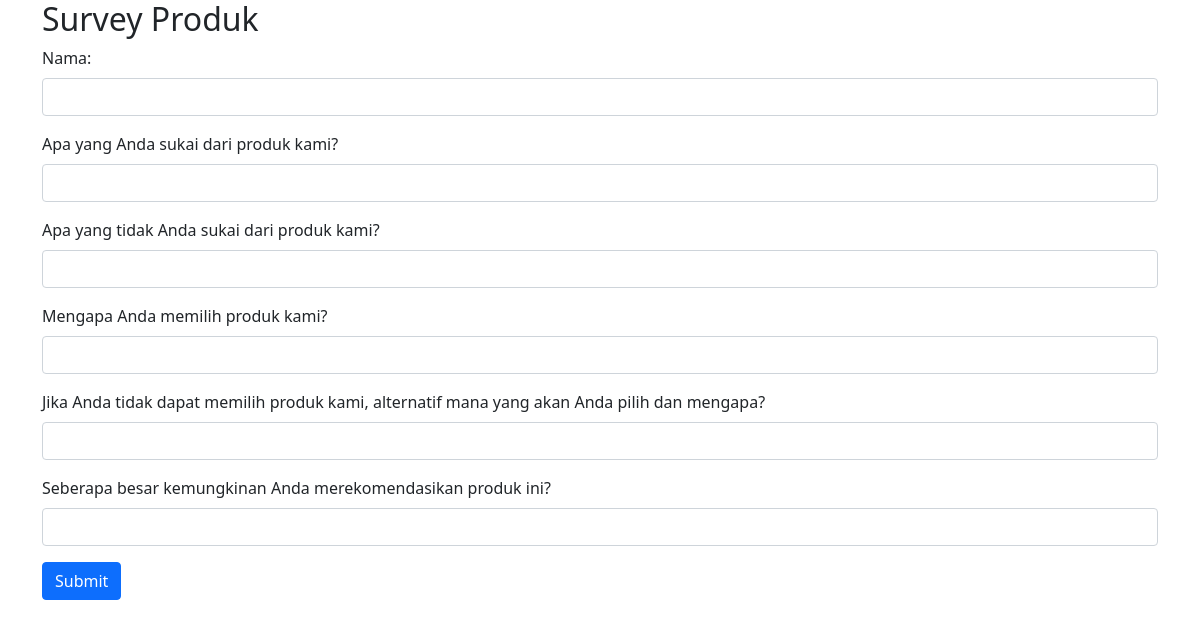
Screenshot of /fill_survey.php?id=1 with the database file from the repository.
### tables this page shows
CREATE TABLE `questions` (
  `id` int(11) NOT NULL,
  `survey_id` int(11) DEFAULT NULL,
  `question_text` text NOT NULL
);

### fill_survey.php (the view, shortened to what this page needs)
<?php
include 'db.php';
$survey_id = isset($_GET['id']) ? intval($_GET['id']) : 0;
$survey_info = $conn->query("SELECT title FROM surveys WHERE id = $survey_id")->fetch_assoc();
$questions = $conn->query("SELECT id, question_text FROM questions WHERE survey_id = $survey_id");
?>
<!DOCTYPE html>
<html lang="en">
<head>
    <link href="https://cdn.jsdelivr.net/npm/bootstrap@5.1.3/dist/css/bootstrap.min.css" rel="stylesheet">
</head>
<body>
    <div class="container">
        <h2><?= htmlspecialchars($survey_info['title']) ?></h2>
        <form method="post">
            <div class="mb-3">
                <label for="name" class="form-label">Nama:</label>
                <input type="text" class="form-control" name="name" id="name" required>
            </div>
            <?php while ($question = $questions->fetch_assoc()): ?>
                <div class="mb-3">
                    <label for="answer_<?= $question['id'] ?>" class="form-label"><?= htmlspecialchars($question['question_text']) ?></label>
                    <input type="text" class="form-control" name="answers[<?= $question['id'] ?>]" id="answer_<?= $question['id'] ?>" required>
                </div>
            <?php endwhile; ?>
            <button type="submit" class="btn btn-primary">Submit</button>
        </form>
    </div>
</body>
</html>

### rows the page displays
questions: question_text "Apa yang Anda sukai dari produk kami?"
questions: question_text "Apa yang tidak Anda sukai dari produk kami?"
questions: question_text "Mengapa Anda memilih produk kami?"
questions: question_text "Jika Anda tidak dapat memilih produk kami, alternatif mana yang akan Anda pilih dan mengapa?"
questions: question_text "Seberapa besar kemungkinan Anda merekomendasikan produk ini?"
